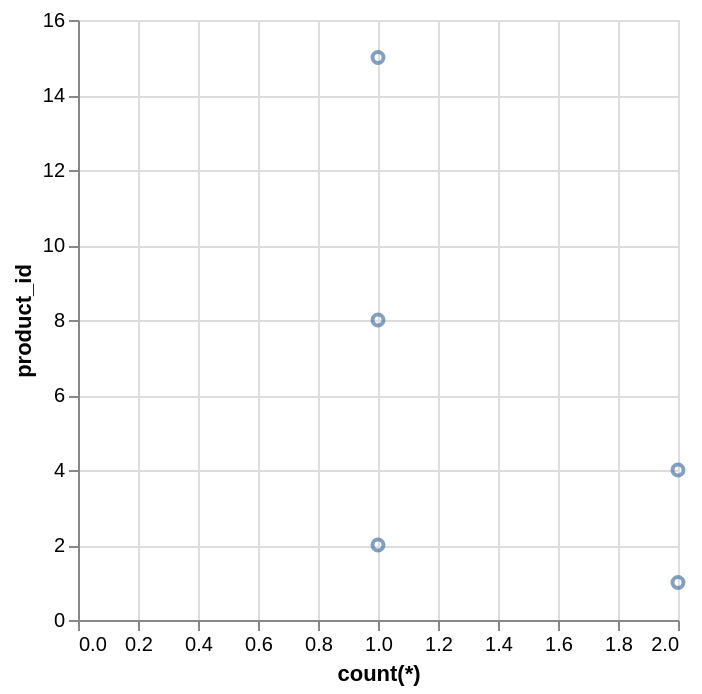

The specification (Vega-Lite) saved for this image:
### Vega-Lite specification from a JSON file in a GitHub repository (floating-point values rounded to 4 significant figures)
{"data": {"values": [{"x_data": 2, "y_data": 1}, {"x_data": 1, "y_data": 2}, {"x_data": 2, "y_data": 4}, {"x_data": 1, "y_data": 8}, {"x_data": 1, "y_data": 15}]}, "mark": "point", "encoding": {"x": {"field": "x_data", "type": "quantitative", "title": "count(*)"}, "y": {"field": "y_data", "type": "quantitative", "title": "product_id"}}}
